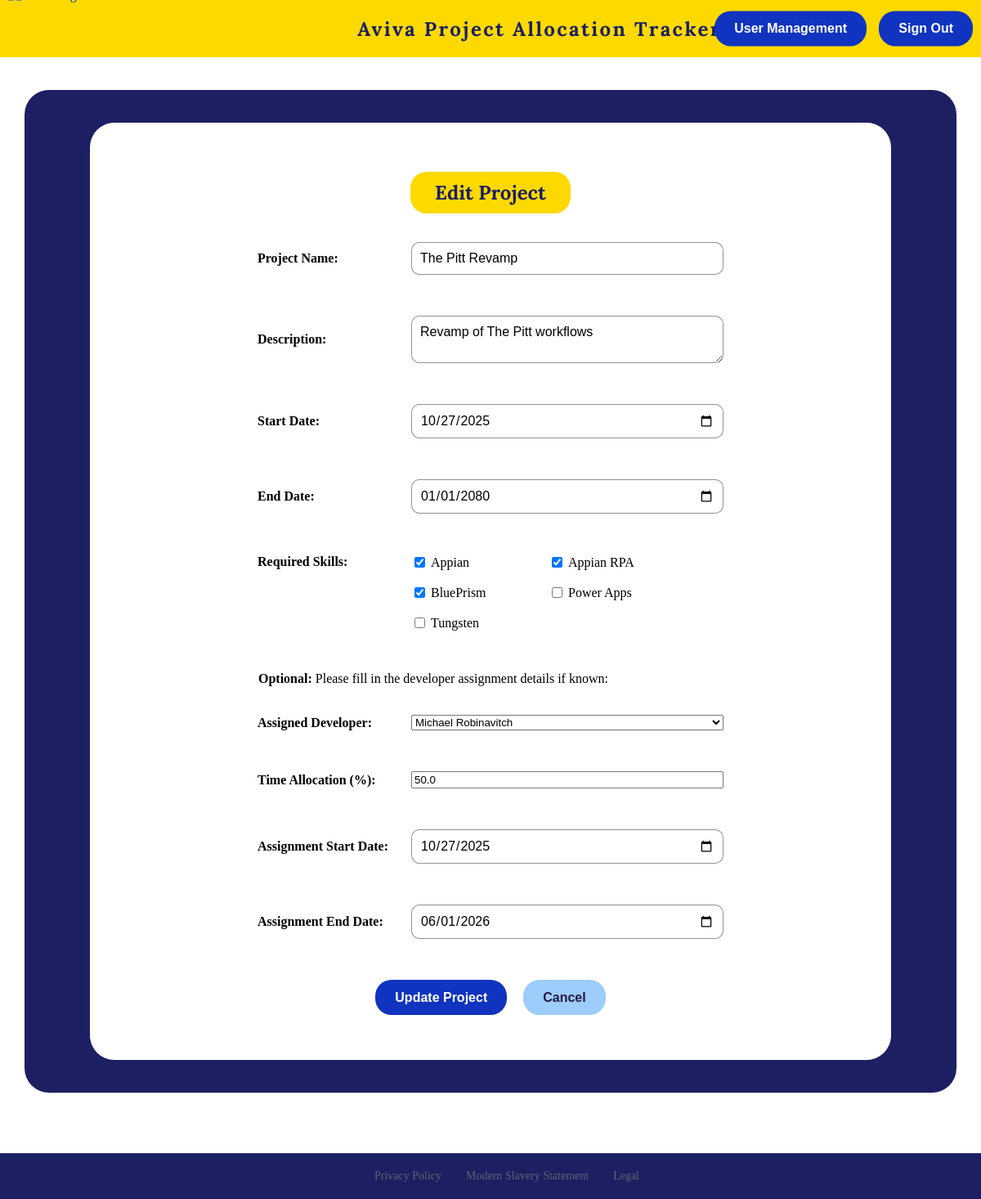
Screenshot of /edit_project/1 (signed in) with the database file from the repository.
### models.py (models this page shows)
class Project(db.Model):
    id = db.Column(db.INT, primary_key=True, autoincrement=True, nullable=False)
    name = db.Column(db.VARCHAR(100), nullable=False)
    description = db.Column(db.VARCHAR(255), nullable=False)
    start_date = db.Column(db.DATE, nullable=False)
    end_date = db.Column(db.DATE, nullable=False)
    required_skills = db.Column(db.JSON)

class ProjectAssignments(db.Model):
    id = db.Column(db.INT, primary_key=True, autoincrement=True, nullable=False)
    developer_id = db.Column(db.INT, db.ForeignKey('developer.id'), nullable=True)
    project_id = db.Column(db.INT, db.ForeignKey('project.id'), nullable=False)
    time_allocation = db.Column(db.FLOAT, nullable=True)
    assignment_start_date = db.Column(db.DATE, nullable=True)
    assignment_end_date = db.Column(db.DATE, nullable=True)

class Developer(db.Model):
    id = db.Column(db.INT, primary_key=True, autoincrement=True, nullable=False)
    first_name = db.Column(db.VARCHAR(100), nullable=False)
    surname = db.Column(db.VARCHAR(100), nullable=False)
    email = db.Column(db.VARCHAR(100), unique=True, nullable=False)
    skills = db.Column(db.JSON, nullable=False)
    user_id = db.Column(db.INT, db.ForeignKey('user.id'), nullable=True)

### app.py (the view, shortened to what this page needs)
@app.route('/edit_project/<int:id>', methods=['GET', 'POST'])
@admin_required
def edit_project(id):
    project = db.session.get(Project, id) or abort(404)
    developers = Developer.query.all()
    assignment = ProjectAssignments.query.filter_by(project_id=project.id).first()
    try:
        skills_list = json.loads(project.required_skills) if project.required_skills else []
    except ValueError:
        skills_list = []
    return render_template(
        'edit_project.html',
        project=project,
        developers=developers,
        assignment=assignment,
        skills_list=skills_list
    )

### app.py (called while the page is built)
def admin_required(view):
    @wraps(view)
    def wrapped(*args, **kwargs):
        if session.get('user_id') is None:
            flash('Please log in to access that page.')
            return redirect(url_for('login'))
        if not session.get('is_admin'):
            flash('Admin access is required for that action.')
            return redirect(url_for('project_view'))
        return view(*args, **kwargs)
    return wrapped

### templates/edit_project.html (shortened to what this page needs)
<!DOCTYPE html>
<html lang="en">
<head>
  <link href="https://fonts.cdnfonts.com/css/schibsted-grotesk" rel="stylesheet">
  <link rel="stylesheet" href="{{ url_for('static', filename='style.css') }}">
</head>
<body>
<div class="header-banner">
  <a href="/" class="header-logo-link">
    <img src="https://static.aviva.io/content/dam/aviva-corporate/images/article-page-and-carousel-840-x-473/different-sized-images/aviva-primary-logo-transparent-blue-240-135px.svg"
         alt="Aviva Logo">
  </a>
  <h1>Aviva Project Allocation Tracker</h1>
  {% if session.get('is_admin') %}
    <a href="{{ url_for('user_management') }}" class="blue-button header-button" style="right: 140px;">User Management</a>
  {% endif %}
  <a href="{{ url_for('logout') }}" class="blue-button header-button">Sign Out</a>
</div>
<div style="height: 40px;"></div>
<div style="background: var(--aviva-blue); border-radius: 30px; padding: 40px 0; width: 95vw; max-width: 1800px; margin: 0 auto 50px auto; display: flex; justify-content: center; align-items: flex-start; position: relative;">
  <div style="background: #fff; border-radius: 30px; padding: 40px; width: 90vw; max-width: 900px; min-width: 320px; margin: 0 auto; position: relative;">
    <h1 style="background-color: var(--aviva-yellow); border-radius: 20px; padding: 10px 30px; display: inline-block;">Edit Project</h1>
    <form method="POST" action="{{ url_for('edit_project', id=project.id) }}" style="width: 100%; margin: auto;">
      <div style="padding: 15px; display: flex; flex-direction: row; align-items: center; gap: 18px;">
        <label for="name" style="font-weight: bold; min-width: 170px; margin-bottom: 0;">Project Name:</label>
        <input
          id="name"
          type="text"
          name="name"
          value="{{ project.name }}"
          required
          pattern="^(?=(?:.*[A-Za-z]){2,})[A-Za-z0-9 ]+$"
          minlength="2"
          title="Project name must be at least 2 characters long and not contain punctuation"
          style="flex: 1; width: 100%;">
      </div>
      <div style="padding: 15px; display: flex; flex-direction: row; align-items: center; gap: 18px;">
        <label for="description" style="font-weight: bold; min-width: 170px; margin-bottom: 0;">Description:</label>
        <textarea
          id="description"
          name="description"
          required
          minlength="10"
          title="Project description must be at least 10 characters long."
          style="flex: 1; width: 100%;">{{ project.description }}</textarea>
      </div>
      <div style="padding: 15px; display: flex; flex-direction: row; align-items: center; gap: 18px;">
        <label for="start_date" style="font-weight: bold; min-width: 170px; margin-bottom: 0;">Start Date:</label>
        <input
          id="start_date"
          type="date"
          name="start_date"
          value="{{ project.start_date }}"
          required
          title="Please select a start date"
          style="flex: 1; width: 100%;">
      </div>
      <div style="padding: 15px; display: flex; flex-direction: row; align-items: center; gap: 18px;">
        <label for="end_date" style="font-weight: bold; min-width: 170px; margin-bottom: 0;">End Date:</label>
        <input
          id="end_date"
          type="date"
          name="end_date"
          value="{{ project.end_date }}"
          required
          title="Please select an end date"
          style="flex: 1; width: 100%;">
      </div>
      <div style="padding: 15px; display: flex; flex-direction: row; align-items: flex-start; gap: 18px;">
        <label style="font-weight: bold; min-width: 170px; margin-bottom: 0;">Required Skills:</label>
        <div style="display: flex; gap: 18px; flex-wrap: wrap; align-items: center; flex: 1;">
          {% for skill in ['Appian', 'Appian RPA', 'BluePrism', 'Power Apps', 'Tungsten'] %}
            <label style="display: flex; align-items: center; gap: 4px; margin-bottom: 0; font-weight: normal;">
              <input
                type="checkbox"
                name="required_skills"
                value="{{ skill }}"
                {% if skill in skills_list %}checked{% endif %}> {{ skill }}
            </label>
          {% endfor %}
        </div>
      </div>
      <div style="padding: 15px 0 0 0;">
        <p style="margin: 0; font-size: 1em; text-align: left;">
          <span style="font-weight: bold;"> &nbsp;&nbsp;&nbsp; Optional:</span>
          <span> Please fill in the developer assignment details if known:</span>
        </p>
      </div>
      <div style="padding: 15px; display: flex; flex-direction: row; align-items: center; gap: 18px;">
        <label for="assigned_developer" style="font-weight: bold; min-width: 170px; margin-bottom: 0;">Assigned Developer:</label>
        <select
            id="assigned_developer"
            name="assigned_developer"
            style="flex: 1; width: 100%;">
            {% for developer in developers %}
              <option value="{{ developer.id }}" {% if assignment and assignment.developer_id == developer.id %}selected{% endif %}>
                {{ developer.first_name }} {{ developer.surname }}
              </option>
            {% endfor %}
        </select>
      </div>
      <div style="padding: 15px; display: flex; flex-direction: row; align-items: center; gap: 18px;">
        <label for="time_allocation" style="font-weight: bold; min-width: 170px; margin-bottom: 0;">Time Allocation (%):</label>
        <input
          id="time_allocation"
          type="number"
          name="time_allocation"
          title="Please select a number that is between 0.01-100"
          min="0.01"
          max="100"
          step="0.01"
          value="{{ assignment.time_allocation if assignment else '' }}"
          style="flex: 1; width: 100%;">
      </div>
      <div style="padding: 15px; display: flex; flex-direction: row; align-items: center; gap: 18px;">
        <label for="assignment_start" style="font-weight: bold; min-width: 170px; margin-bottom: 0;">Assignment Start Date:</label>
        <input
          id="assignment_start"
          type="date"
          name="assignment_start"
          value="{{ assignment.assignment_start_date if assignment else '' }}"
          title="Please select a start date"
          style="flex: 1; width: 100%;">
      </div>
      <div style="padding: 15px; display: flex; flex-direction: row; align-items: center; gap: 18px;">
        <label for="assignment_end" style="font-weight: bold; min-width: 170px; margin-bottom: 0;">Assignment End Date:</label>
        <input
          id="assignment_end"
          type="date"
          name="assignment_end"
          value="{{ assignment.assignment_end_date if assignment else '' }}"
          title="Please select an end date"
          style="flex: 1; width: 100%;">
      </div>
      <div style="display: flex; justify-content: center; gap: 20px; padding: 15px;">
        <button type="submit" class="blue-button">Update Project</button>
        <a href="{{ url_for('project_view') }}" class="light-blue-button">Cancel</a>
      </div>
    </form>
  </div>
</div>
<footer class="footer">
  <a href="https://www.aviva.co.uk/services/about-our-business/products-and-services/privacy-policy/" target="_blank">Privacy Policy</a>
  <a href="https://static.aviva.io/content/dam/aviva-corporate/documents/socialpurpose/pdfs/aviva-modern-slavery-statement-2024.pdf" target="_blank">Modern Slavery Statement</a>
  <a href="https://www.aviva.com/legal/" target="_blank">Legal</a>
</footer>
</body>
</html>

### static/style.css (style rules this page uses)
:root { --aviva-blue: #1C1F62; --aviva-yellow: #FDD900; --light-blue: #9ccdfb; --mid-blue-button: #1034bf; --dark-blue-button: #191d64; --dark-green: #00251f; --dark-purple: #26193e; --sand-banner: #fefde3; --grey: #777575c8; --white: #FFFFFF; --black: #000000; --red: #7d0303; --font-family-header: 'Lora', serif; --font-family-body: 'Schibsted Grotesk', sans-serif; }
body { background-color: var(--white); color: var(--black); text-align: center; padding-bottom: 80px; margin: 0; }
h1 { display: inline-block; color: var(--aviva-blue); padding: 10px 20px; border-radius: 25px; font-family: var(--font-family-header); font-size: 24px; font-weight: bold; margin: 20px 0; text-align: center; }
.blue-button { padding: 12px 24px; font-family: var(--font-family-body); font-size: 100%; border-radius: 20px; font-weight: bold; display: inline-block; cursor: pointer; transition: all 0.2s ease; background-color: var(--mid-blue-button); color: var(--white); text-decoration: none; border: none; line-height: 1.2; vertical-align: middle; }
.light-blue-button { padding: 12px 24px; font-family: var(--font-family-body); font-size: 100%; border-radius: 20px; font-weight: bold; display: inline-block; cursor: pointer; transition: all 0.2s ease; background-color: var(--light-blue); color: var(--dark-purple); text-decoration: none; border: none; line-height: 1.2; vertical-align: middle; }
.header-banner { background-color: var(--aviva-yellow); color: var(--aviva-blue); display: flex; align-items: center; justify-content: center; padding: 5px 20px; height: 60px; position: relative; }
.header-banner .header-logo-link { position: absolute; left: 10px; top: 50%; transform: translateY(-50%); display: inline-block; }
.header-banner .header-logo-link img { height: 100px; display: block; transition: transform 0.2s ease; }
.header-banner .header-button { position: absolute; right: 10px; top: 50%; transform: translateY(-50%); }
.header-banner h1 { margin: 0; font-family: var(--font-family-header); font-size: 150%; letter-spacing: 0.1em; font-weight: bolder; text-align: center; padding-left: 140px; }
.footer { background-color: var(--aviva-blue); color: var(--grey); display: flex; justify-content: center; gap: 30px; padding: 20px; position: fixed; bottom: 0; left: 0; width: 100%; }
.footer a { color: var(--grey); text-decoration: none; font-size: 14px; }
form { display: flex; flex-direction: column; gap: 20px; text-align: left; margin: 0 auto; max-width: 600px; }
form input[type="text"], form input[type="date"], form textarea { width: 90%; padding: 10px; border-radius: 10px; border: 1px solid var(--grey); font-size: 16px; font-family: var(--font-family-body); }
form label { display: inline-block; width: 150px; font-weight: bold; text-align: left; }
a { color: var(--mid-blue-button); text-decoration: none; }

### rows the page displays
Project: name "The Pitt Revamp", description "Revamp of The Pitt workflows", start_date "10/27/2025", end_date "01/01/2080"
ProjectAssignments: assigned_developer "Michael Robinavitch", time_allocation "50.0", assignment_start "10/27/2025", assignment_end "06/01/2026"

### other values shown
{{ skill }} "Appian" "Appian RPA" "BluePrism" "Power Apps" "Tungsten"
